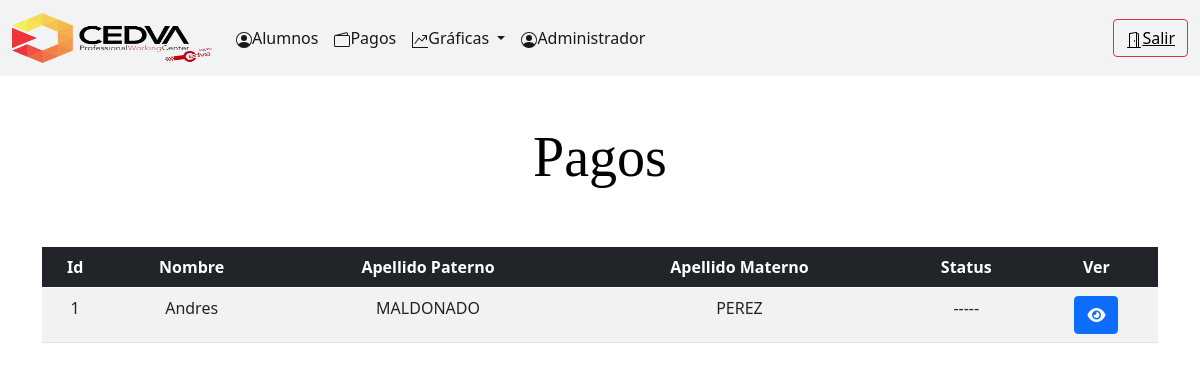
The page /pagos on the database as committed earlier.
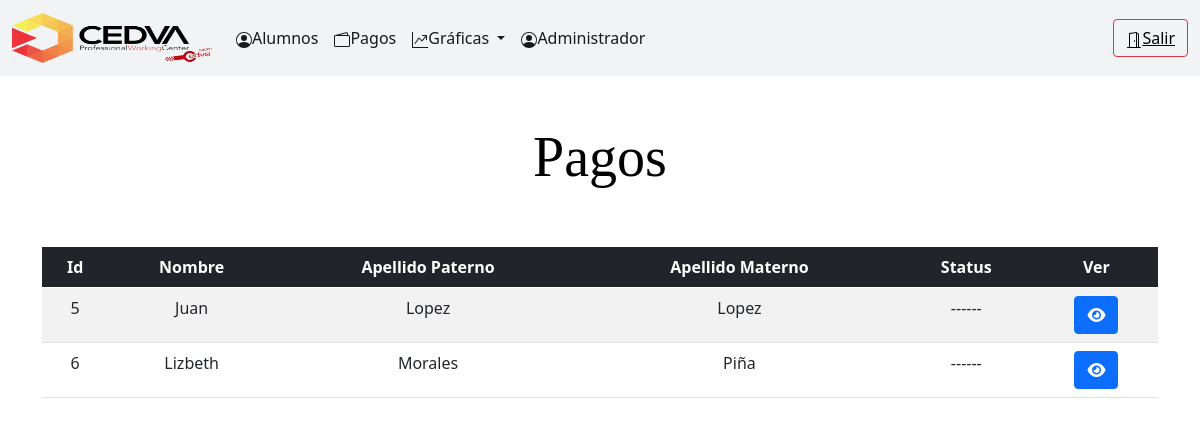
The same page on the database as committed later.
### Cedva1/models.py (models this page shows, shortened)
class Alumno(models.Model):
	especialidad = models.ForeignKey(Especialidad, related_name="subcategories1",blank=True , null= True, on_delete=models.CASCADE )
	direccion= models.ForeignKey(Direccion, related_name="subcategories2",blank=True , null= True, on_delete=models.CASCADE )
	tutor = models.ForeignKey(Tutor, related_name="subcategories3",blank=True , null= True, on_delete=models.CASCADE )
	user = models.ForeignKey(User, blank=True , null= True, on_delete=models.CASCADE )
	matricula = models.CharField(max_length=100,blank=True)
	nombreA = models.CharField(max_length=100)
	snombreA = models.CharField(max_length=100)
	apellidoPA = models.CharField(max_length=100)
	apellidoMA = models.CharField(max_length=100)
	edad = models.IntegerField()
	convenio = models.CharField(max_length=800)
	inicioCurso = models.DateField()
	finalCurso = models.DateField()
	observaciones = models.CharField(max_length=1000)
	created=models.DateTimeField(auto_now_add=True)
	update=models.DateTimeField(auto_now_add=True)
	class Meta:
		verbose_name = "alumno"
		verbose_name_plural = "alumnos"

### Pago/views.py (the view)
# urls.py: path('pagos', views.AlumnoPListView.as_view(), name="pagos"),
class AlumnoPListView(ListView):
    model =Alumno
    template_name='pagos.html'
    context_object_name='listas'

### Pago/templates/pagos.html
{%extends 'director/base.html'%}
{% load static %}
{%block content%}
<div class="container" align="center">
	<br>
	<br>
	<h1 class="display-4" align="center" style="font-family: Calisto MT; color: black;"><b>Pagos</b></h1>
	<br>
	<br>
	<table class="table table-striped table-hover" id="tableP" align="center">
		<thead class="table-dark">
			<tr>
				<th scope="col" style="text-align: center;">Id</th>
				<th scope="col" style="text-align: center;">Nombre</th>
				<th scope="col" style="text-align: center;">Apellido Paterno</th>
				<th scope="col" style="text-align: center;">Apellido Materno</th>
				<th scope="col" style="text-align: center;">Status</th>
				<th scope="col" style="text-align: center;">Ver</th>
			</tr>
		</thead>
		<tbody>
			{% for i in listas %}
			<tr align="center">
				<td>{{i.id}}</td>
				<td>{{i.nombreA}}</td>
				<td>{{i.apellidoPA}}</td>
				<td>{{i.apellidoMA}}</td>
				<td>{{i.observaciones}}</td>
				<td><button type="button" class="btn btn-primary" ><a href="{{i.pk}}/pagoalumno"><i class="fa-solid fa-eye" style="color: white;"></i></a></button></td>
			</tr>
			{%endfor%}
		</tbody>
	</table>
</div>
{%endblock%}

Rows that differ between the two databases and show on the page:
removed Alumno: id "1", nombreA "Andres", apellidoPA "MALDONADO", apellidoMA "PEREZ", observaciones "-----"
added Alumno: id "5", nombreA "Juan", apellidoPA "Lopez", apellidoMA "Lopez", observaciones "------"
added Alumno: id "6", nombreA "Lizbeth", apellidoPA "Morales", apellidoMA "Piña", observaciones "------"
